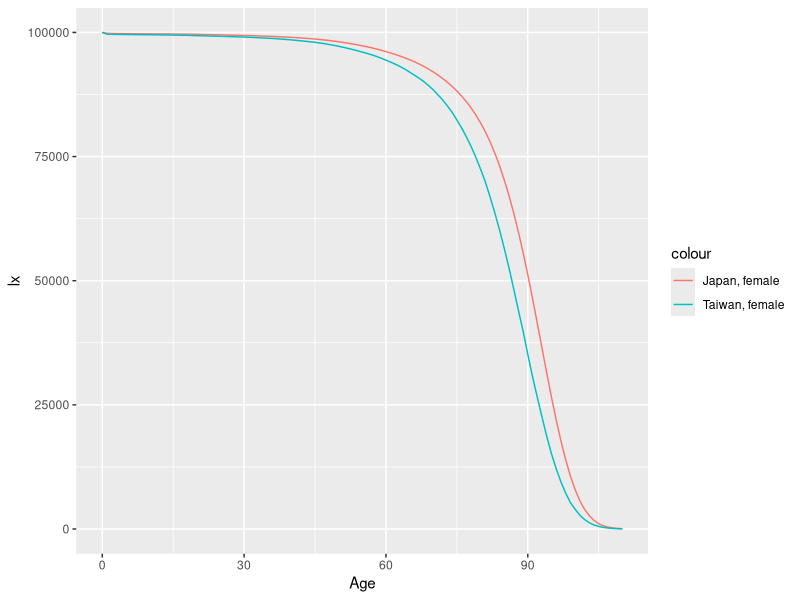
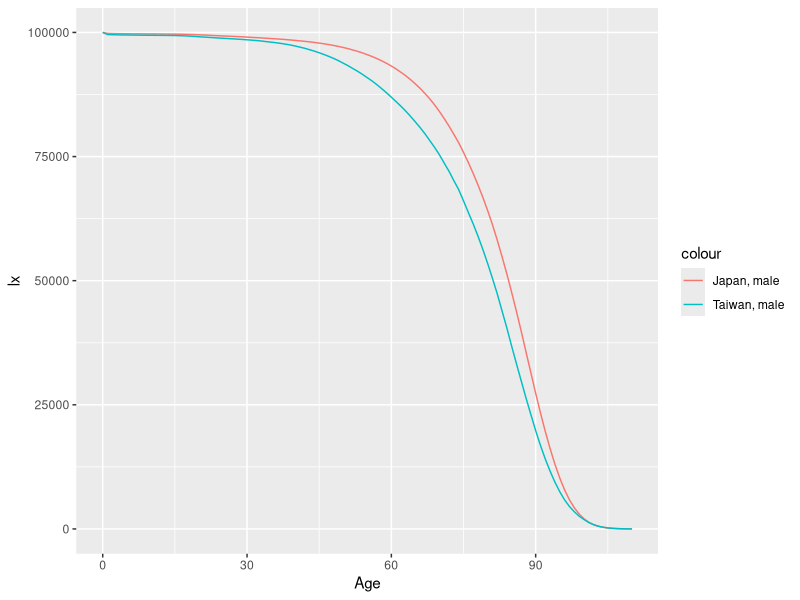

Here is the R script that generated these plots, in order:
# Using: deaths d, MYP p, life table "ax" in TWN.txt and JPN.txt

twn <- read.table("TWN.txt", header=TRUE, skip=2, fill=TRUE)
jpn <- read.table("JPN.txt", header=TRUE, skip=2, fill=TRUE)

options(scipen = 5)

twn$Age[twn$Age == "110+"] <- "110"
twn$Age <- as.numeric(twn$Age)
jpn$Age[jpn$Age == "110+"] <- "110"
jpn$Age <- as.numeric(jpn$Age)

head(twn)
head(jpn)

twn_Female <- data.frame(Age = twn$Age, pop=twn$POP_Female, death=twn$DEATH_Female, ax=twn$ax_Female)
twn_Male <- data.frame(Age = twn$Age, pop=twn$POP_Male, death=twn$DEATH_Male, ax=twn$ax_Male)

jpn_Female <- data.frame(Age = jpn$Age, pop=jpn$POP_Female, death=jpn$DEATH_Female, ax=jpn$ax_Female)
jpn_Male <- data.frame(Age = jpn$Age, pop=jpn$POP_Male, death=jpn$DEATH_Male, ax=jpn$ax_Male)

# Life table: Age, lx, dx, qx, mx, ax, Lx, Tx, ex

LifeTable <- function(pop, death, ax) {
  N <- length(ax)
  Age <- 0:(N-1)

  mx <- death/pop
  
  qx <- mx / (1 + (1 - ax)*mx)
  # FIX: Make last qx = 1
  qx[N] <- 1
  
  # lx <- rep(100000, 111)
  # ^ Nope
  lx <- 100000
  for (x in 1:(N - 1)) {
    lx[x + 1] <- lx[x] * (1 - qx[x]) # Nice.
  }
  
  dx = lx * qx
  
  # Lx = lx + ax * dx
  # ^ Nope
  Lx<- (lx - dx) + ax * dx
  
  ## FIX
  ## and Lx for the last age-group
  Lx[N]<-ifelse(mx[N]>0,mx[N],0)      
  
  # Make Tx the empty vector
  Tx <- c()
  for (y in 1:N) {
    Tx[y] <- sum(Lx[y:N])
  }
  
  ex = Tx / lx
  
  ALL <- data.frame(Age, lx, dx, qx, mx, ax, Lx, Tx, ex)
  # ALL <- data.frame(Age, mx)
  return(ALL)
}

LT.jpn_f <- LifeTable(jpn_Female$pop, jpn_Female$death, jpn_Female$ax)
head(LT.jpn_f)

LT.jpn_m <- LifeTable(jpn_Male$pop, jpn_Male$death, jpn_Male$ax)
head(LT.jpn_m)

LT.twn_f <- LifeTable(twn_Female$pop, twn_Female$death, twn_Female$ax)
head(LT.twn_f)

LT.twn_m <- LifeTable(twn_Male$pop, twn_Male$death, twn_Male$ax)
head(LT.twn_m)


library(ggplot2)

ggplot()+
  geom_line(data=LT.jpn_f, mapping=aes(x=Age, y=lx, col="Japan, female"))+
  geom_line(data=LT.twn_f, mapping=aes(x=Age, y=lx, col="Taiwan, female"))

ggplot()+
  geom_line(data=LT.jpn_m, mapping=aes(x=Age, y=lx, col="Japan, male"))+
  geom_line(data=LT.twn_m, mapping=aes(x=Age, y=lx, col="Taiwan, male"))

# CDR = deaths / population

with(twn_Female, sum(pop)/sum(death))
with(twn_Male, sum(pop)/sum(death))
with(jpn_Female, sum(pop)/sum(death))
with(jpn_Female, sum(pop)/sum(death))
